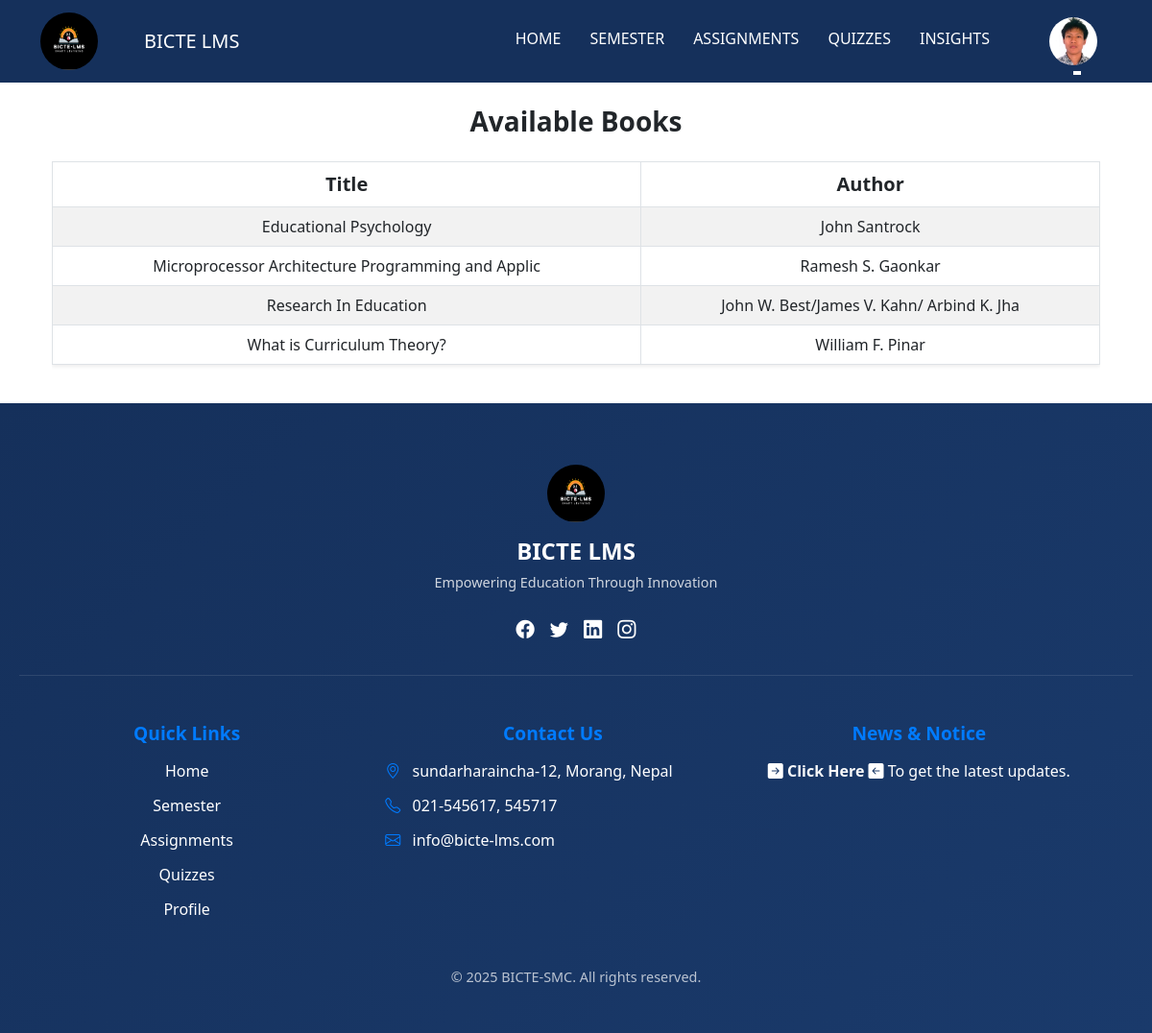
Screenshot of /api/student-home-books/ (signed in) with the database file from the repository.
### main/models.py (models this page shows, shortened)
class Student(models.Model):
    profile_picture = models.ImageField(upload_to='student_pics/', null=True, blank=True , default='no_image2.jpg')
    st_exam_roll_no = models.CharField(max_length=8, default='00000000')
    st_reg_no = models.CharField(max_length=40, default='0-0-000-00-0000')
    st_name = models.CharField(max_length=100)
    st_date_of_birth = models.DateField(null=True, blank=True)
    st_address = models.CharField(max_length=255)
    st_contact = models.CharField(max_length=15)
    enrollment_date = models.IntegerField(null=True, blank=True)
    st_email = models.EmailField(unique=True)
    st_password = models.CharField(max_length=128, default='studentSMC1')  # Add default password
    st_gender = models.CharField(max_length=10, choices=[('Male', 'Male'), ('Female', 'Female'), ('Other', 'Other')], null=True, blank=True)
    st_father_name = models.CharField(max_length=100, null=True, blank=True)
    semester = models.ForeignKey(Semester, on_delete=models.CASCADE)
    email_sent = models.BooleanField(default=False)
    class Meta:
        verbose_name = "Student"
        verbose_name_plural = "Students"

class Book(models.Model):
    title = models.CharField(max_length=255, null=False, blank=False)
    author = models.CharField(max_length=255, null=False, blank=False)
    class Meta:
        verbose_name = "Book"
        verbose_name_plural = "Books"

### main/views.py (the view)
# urls.py: path('student-home-books/', views.StudentBooksPage.as_view(), name='student-home-books'),
class StudentBooksPage(LoginRequiredMixin, TemplateView):
    template_name = 'student_template/st_book.html'
    login_url = '/api/login/'
    def get_context_data(self, **kwargs):
        context = super().get_context_data(**kwargs)
        try:
            student = Student.objects.get(id=self.request.session.get('user_id'))
            context['student'] = student
            books = Book.objects.annotate(lower_title=Lower('title')).order_by('lower_title')
            context['books'] = books
        except Student.DoesNotExist:
            context['error'] = 'Student not found. Please log in again.'
        return context

### templates/student_template/st_book.html (shortened to what this page needs)
{% extends 'student_template/st_base_template.html' %} {% block title %}Available Books - BICTESMC{% endblock %} {% block content %}
<div class="container mt-4 mb-4">
    <h2 class="mb-4 text-center fw-bold text-dark fs-3">Available Books</h2>
    {% if error %}
    <div class="alert alert-danger text-center">{{ error }}</div>
    {% else %}
    <div class="table-responsive">
        <table class="table table-bordered table-striped table-hover shadow-sm">
            <thead class="thead-dark">
                <tr>
                    <th class="text-center fw-bold fs-5">Title</th>
                    <th class="text-center fw-bold fs-5">Author</th>
                </tr>
            </thead>
            <tbody>
                {% for book in books %}
                <tr class="animate__animated animate__fadeIn">
                    <td class="text-center">{{ book.title }}</td>
                    <td class="text-center">{{ book.author }}</td>
                </tr>
                {% empty %}
                <tr>
                    <td colspan="2" class="text-center text-muted">No books available.</td>
                </tr>
                {% endfor %}
            </tbody>
        </table>
    </div>
    {% endif %}
</div>
{% endblock %}

### templates/student_template/st_base_template.html (shortened to what this page needs)
<!DOCTYPE html>
<html lang="en">
<head>
    <link rel="stylesheet" href="https://cdn.jsdelivr.net/npm/bootstrap-icons@1.11.3/font/bootstrap-icons.min.css">
    <link href="https://cdn.jsdelivr.net/npm/bootstrap@5.3.0/dist/css/bootstrap.min.css" rel="stylesheet" />
</head>
<body>
    {% load static %}
    <nav class="navbar navbar-expand-lg navbar-dark bg-dark">
        <div class="container">
            <div class="navbar-logo">
                <img class="mt-auto mb-auto" src="{% static 'images/main_logo.png' %}" alt="Logo" />
            </div>
            <a class="navbar-brand ms-5" href="#">BICTE LMS</a>
            <div class="collapse navbar-collapse" id="navbarNav">
                <ul class="navbar-nav ms-auto this_pading">
                    <li class="nav-item custom-padding dropdown">
                        <a class="nav-link {% if request.path == '/api/student-home/' %}active{% endif %}" href="/api/student-home/">Home</a>
                    </li>
                    <li class="nav-item custom-padding">
                        <a class="nav-link {% if request.path == '/api/st-semester-view/' %}active{% endif %}" href="/api/st-semester-view/{{ student.semester.id }}/">Semester</a
              >
            </li>
              <li class="nav-item custom-padding">
                        <a class="nav-link {% if request.path == '/api/student-assignment-view/' %}active{% endif %}" href="/api/student-assignment-view/">Assignments</a>
                    </li>
                    <li class="nav-item custom-padding">
                        <a class="nav-link {% if request.path == '/api/leaderboard/' %}active{% endif %}" href="/api/leaderboard/">Quizzes</a
              >
            </li>
            <li class="nav-item custom-padding dropdown">
              <a
                class="nav-link {% if request.path == '#' %}active{% endif %}"
                href="#"
                >Insights</a
              >
            </li>
              </ul>
            <li class="nav-item dropdown user_profile">
              <a
                class="nav-link dropdown-toggle no-hover"
                href="#"
                id="navbarDropdown"
                role="button"
                data-bs-toggle="dropdown"
                aria-expanded="false"
              >
                {% if student.profile_picture %}
                <img
                  src="{{ student.profile_picture.url }}"
                  alt="Profile Picture"
                  class="rounded-circle"
                  style="width: 50px; height: 50px"
                />
                {% endif %}
              </a>
            </li>
        </div>
      </div>
    </nav>
    <div class="container mt-4">{% block content %}{% endblock %}</div>
    <footer class="footer-section">
      <div class="footer-container">
          <div class="footer-top">
              <div class="footer-brand">
                  <div class="navbar-logo">
                      <a href="#">
                        <img src="{% static 'images/main_logo.png' %}" alt="Logo" />
                      </a>
            </div>
            <h3 class="brand-name" style="color:white !important;">BICTE LMS</h3>
            <p class="brand-tagline">Empowering Education Through Innovation</p>
            <div class="social-icons">
                <a href="#" class="social-icon"><i class="bi bi-facebook"></i></a>
                <a href="#" class="social-icon"><i class="bi bi-twitter"></i></a>
                <a href="#" class="social-icon"><i class="bi bi-linkedin"></i></a>
                <a href="#" class="social-icon"><i class="bi bi-instagram"></i></a>
            </div>
        </div>
        </div>
        <div class="footer-links mt-5 pe-5" style=" justify-content: center;  ">
            <div class="links-column" style=" text-align: center;">
                <h4 class="links-title">Quick Links</h4>
                <ul>
                    <li><a href="/api/student-home/">Home</a></li>
                    <li>
                        {% if student.semester %}
                        <a href="{% url 'st-semester-view' student.semester.id %}">Semester</a> {% else %}
                        <span class="text-muted error_semester ">Semester (Not Assigned)</span> {% endif %}
                    </li>
                    <li><a href="/api/student-assignment/">Assignments</a></li>
                    <li><a href="/api/leaderboard/">Quizzes</a></li>
                    <li><a href="/api/student-profile/">Profile</a></li>
                </ul>
            </div>
            <div class="links-column">
                <h4 class="links-title  text-center">Contact Us</h4>
                <ul>
                    <li><i class="bi bi-geo-alt"></i> sundarharaincha-12, Morang, Nepal</li>
                    <li><i class="bi bi-telephone"></i> 021-545617, 545717</li>
                    <li><i class="bi bi-envelope"></i> info@bicte-lms.com</li>
                </ul>
            </div>
            <div class="links-column">
                <h4 class="links-title text-center">News &amp; Notice</h4>
                <p class=" text-center bi bi-arrow-right-square-fill">
                    <a href="/api/student-notice-list/" class="text-decoration-none text-light fw-bold"> Click Here </a><span class="bi bi-arrow-left-square-fill"> To get the latest updates</span>.</p>
            </div>
        </div>
        <div class="footer-bottom">
            <p>&copy; <span id="current-year"></span> BICTE-SMC. All rights reserved.</p>
        </div>
        </div>
        </footer>
</body>
</html>

### templates/student_template/st_base_template.html (style rules this page uses)
.navbar-logo img { width: 60px; height: 60px; border-radius: 50%; transition: transform 0.3s ease; }
.navbar { background-color: #15305b !important; }
.navbar .navbar-nav .nav-link { color: #fff !important; font-weight: 500; padding: 10px 15px; text-transform: uppercase; transition: all 0.3s ease; position: relative; }
.navbar .navbar-nav .nav-link::after { content: ''; position: absolute; width: 0; height: 2px; background: white; bottom: 0; left: 50%; transform: translateX(-50%); transition: width 0.3s ease; }
.custom-padding { padding-top: 10px; }
.user_profile { padding-left: 2rem; }
.footer-section { background: linear-gradient(135deg, #15305b, #1a3a6b); color: #fff; padding: 4rem 0 2rem 0; position: relative; overflow: hidden; }
.footer-container { max-width: 1200px; margin: 0 auto; padding: 0 20px; }
.footer-top { display: flex; flex-wrap: wrap; gap: 2rem; padding-bottom: 2rem; border-bottom: 1px solid rgba(255, 255, 255, 0.1); }
.footer-brand { flex: 1; min-width: 250px; display: flex; flex-direction: column; align-items: center; text-align: center; }
.navbar-logo img { width: 60px; height: 60px; border-radius: 50%; margin-bottom: 1rem; }
.brand-name { font-size: 1.5rem; font-weight: bold; margin-bottom: 0.5rem; }
.brand-tagline { font-size: 0.9rem; color: rgba(255, 255, 255, 0.8); margin-bottom: 1.5rem; }
.social-icons { display: flex; gap: 1rem; justify-content: center; }
.social-icon { color: #fff; font-size: 1.2rem; transition: transform 0.3s ease, color 0.3s ease; }
.footer-links { flex: 2; display: flex; gap: 2rem; flex-wrap: wrap; }
.links-column { flex: 1; min-width: 150px; }
.links-title { font-size: 1.2rem; font-weight: bold; margin-bottom: 1rem; color: #007bff; }
.links-column ul { list-style: none; padding: 0; }
.links-column ul li { margin-bottom: 0.75rem; }
.links-column ul li a { color: #fff; text-decoration: none; transition: color 0.3s ease; }
.links-column ul li i { margin-right: 0.5rem; color: #007bff; }
.footer-bottom { text-align: center; padding-top: 2rem; font-size: 0.9rem; color: rgba(255, 255, 255, 0.7); }

### rows the page displays
Student: profile_picture (picture)
Book: title "Educational Psychology", author "John Santrock"
Book: title "Microprocessor Architecture Programming and Applic", author "Ramesh S. Gaonkar"
Book: title "Research In Education", author "John W. Best/James V. Kahn/ Arbind K. Jha"
Book: title "What is Curriculum Theory?", author "William F. Pinar"
